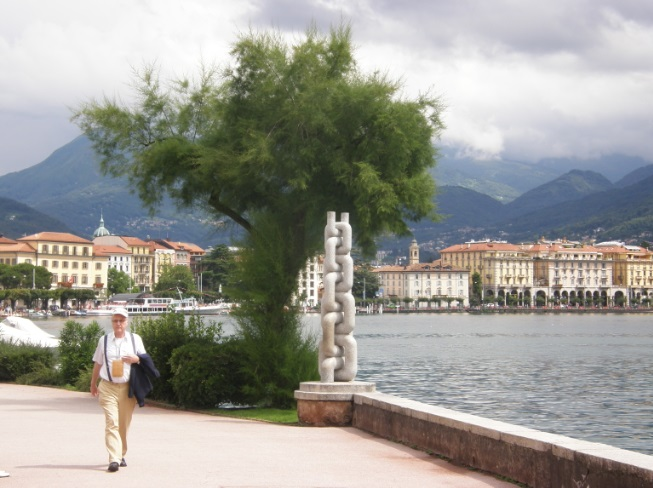
#> input picture 1_year/Linear_algebra/Лабораторные_работы(python)/3/ЛР-3/chain_small.jpg, 653 x 488 px, found by its file name
$ jupyter execute --allow-errors 'HSE lab (SVD).ipynb'   (shell and % lines are left out)
#> lines starting #> are read from the running program, lines starting #| are printed output that depends on the picture
# Лабораторная работа 3

## Сингулярное разложение и его приложения

Напомним, что сингулярным разложением (SVD, Singular value decomposition) матрицы $A$ размера $m\times n$ называется представление

$$A = U\Sigma V^T,$$

где $U$ --- ортогональная матрица размера $m\times m$, $V$ --- ортогональная матрица размера $n\times n$, $\Sigma = \mathrm{diag}(\sigma_1,\sigma_2,\sigma_3,\ldots)$ --- диагональная матрица размера $m\times n$, в которой $\sigma_1\geqslant\sigma_2\geqslant\ldots\geqslant0$.

На самом деле, требование, чтобы матрицы $U$ и $V$ были квадратными, избыточно. *Усечённым сингулярным разложением* мы будем называть разложение

$$A = U\Sigma V^T,$$

где $U$ --- ортогональная матрица размера $m\times k$, $V^T$ --- ортогональная матрица размера $k\times n$, $\Sigma$ --- диагональная матрица размера $k\times k$, причём $k = \min(m,n)$. Далее мы будем работать исключительно с усечённым разложением.

### Сжатие данных с помощью SVD = построение низкорангового приближения

Введём *норму Фробениуса* матрицы как

$$||A||_{frob} = \sqrt{\mathrm{tr}{A^TA}} = \sqrt{\sum\limits_{i,j}a^2_{i,j}}$$

Иными словами, это обычное евклидово расстояние на пространстве, которое получается, если все матрицы вытянуть в длинные векторы.

Зададимся вопросом: как найти матрицу $A_{r}$ ранга $r$, наименее отличающуюся от $A$ по норме Фробениуса (то есть для которой норма разности $||A - A_{r}||_{frob}$ минимальна). Оказывается, это можно сделать с помощью сингулярного разложения:

**Теорема.** Пусть $\Sigma_{r}$ - это матрица, полученная из $\Sigma$ заменой диагональных элементов $\sigma_{i}$ ($i > r$) нулями, тогда $A_{r} = U\Sigma_{r}V^T$.

Это можно переписать и в более экономичном виде. Если

$$A = \underbrace{
\begin{pmatrix}
u_{11} & \ldots & u_{1k}\\
\vdots & & \vdots\\
u_{m1} & \ldots & u_{mk}
\end{pmatrix}}_{=U}\cdot\underbrace{{
\begin{pmatrix}
\sigma_{1} & &\\
 & \sigma_{2} & \\
 & & \ddots
\end{pmatrix}}
}_{=\Sigma}\cdot \underbrace{
\begin{pmatrix}
v_{11} & \ldots & v_{n1}\\
\vdots & & \vdots\\
v_{1k} & \ldots & v_{nk}
\end{pmatrix}}_{=V^T}$$

то

$$A_{r} = \underbrace{
\begin{pmatrix}
u_{11} & \ldots & u_{1r}\\
\vdots & & \vdots\\
u_{m1} & \ldots & u_{mr}
\end{pmatrix}}_{=U_r}\cdot\underbrace{{
\begin{pmatrix}
\sigma_{1} & &\\
 & \ddots & \\
 & & \sigma_{r}
\end{pmatrix}}
}_{=\Sigma_r}\cdot \underbrace{
\begin{pmatrix}
v_{11} & \ldots & v_{n1}\\
\vdots & & \vdots\\
v_{1r} & \ldots & v_{nr}
\end{pmatrix}}_{=V^T_r}$$

При этом

$$||A - A_{r}||_{frob} = \sqrt{\sum\limits_{i\geqslant r+1} \sigma_{i}^2}$$

Если сингулярные значения матрицы падают достаточно быстро (а в реальных задачах часто бывает именно так), то норма разности будет малой при сравнительно небольшом значении $r$.

На хранение исходной матрицы нам требовалось $m\times n$ памяти. Теперь же, если мы будем хранить отдельно $U_r$, $V_r$ и диагональные элементы $\Sigma_r$, затраты памяти составят $mr + nr + r = r(m + n + 1)$.

**Разложение на компоненты ранга 1**

Обозначим через $u_1,\ldots, u_k$ столбцы матрицы $U$, а через $v_1, \ldots, v_k$ столбцы матрицы $V$. Тогда имеет место равенство

$$A = u_1\sigma_{1}v_1^T + u_2\sigma_{2}v_2^T + u_3\sigma_{3}v_3^T + \ldots$$

Матрицу $u_k\sigma_{k}v_k^T = \sigma_{k}u_kv_k^T$ мы будем называть $k$-й компонентой ранга 1 матрицы $A$. Отметим, что слагаемые в этой сумме ортогональны относительно скалярного произведения $(X, Y) = \mathrm{tr}(X^TY)$ (порождающего норму Фробениуса).

Как нетрудно заметить,

$$A_{r} = \sigma_{1}u_1v_1^T + \sigma_{2}u_2v_2^T + \ldots + \sigma_{r}u_rv_r^T$$

**Технические детали (SVD в Питоне)**

Есть несколько способов сделать в Питоне сингулярное разложение; мы пока предлагаем вам использовать

`import scipy.linalg.as sla`

`U, S, Vt = sla.svd(X, full_matrices=False)`

Обращаем ваше внимание на то, что `U, S, Vt` - это соответственно матрицы $U$, $\Sigma$ и $V^T$ (не забывайте про это $^T$). Параметр `full_matrices` отвечает за то, будет ли сингулярное разложение полным или усечённым.

### Задание 1. Сжатие данных с помощью SVD (2,5 балла)

Загрузите выложенную на странице курса фотографию.

[cell 1]
import numpy as np
from skimage.io import imread

img = imread(r'chain_small.JPG')
#> img is the input picture: shape (488, 653, 3); mean R, G, B 154.9, 154.4, 147.8
img = img.mean(axis=2) # это матрица из интенсивностей серого цвета; её уже можно подвергать SVD
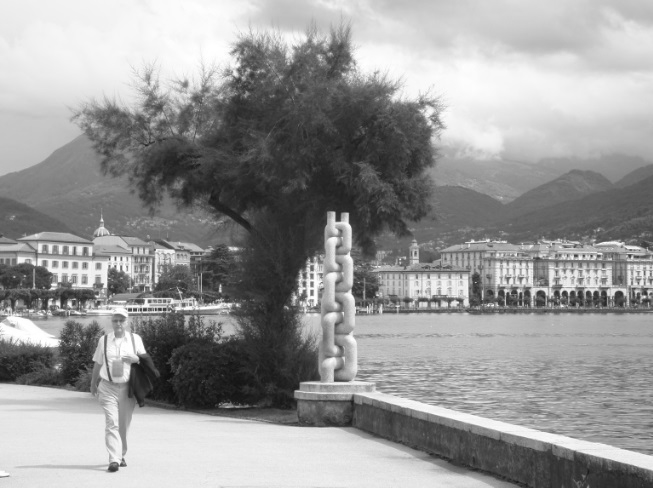
#> img: shape (488, 653) float64; min 15, max 255, mean 152.4

Нарисуйте картинку:

[cell 2]
import matplotlib.pyplot as plt

imgplot = plt.imshow(img, cmap='gray')

Постройте сингулярное разложение этой матрицы.

[cell 3]
from numpy.linalg import svd

U, S, VT = svd(img, full_matrices=False)
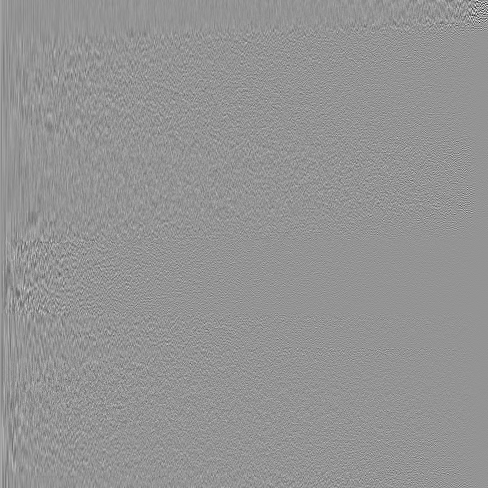
#> U: shape (488, 488) float64; min -0.58, max 0.419, mean 8.37e-05; drawn with min black and max white
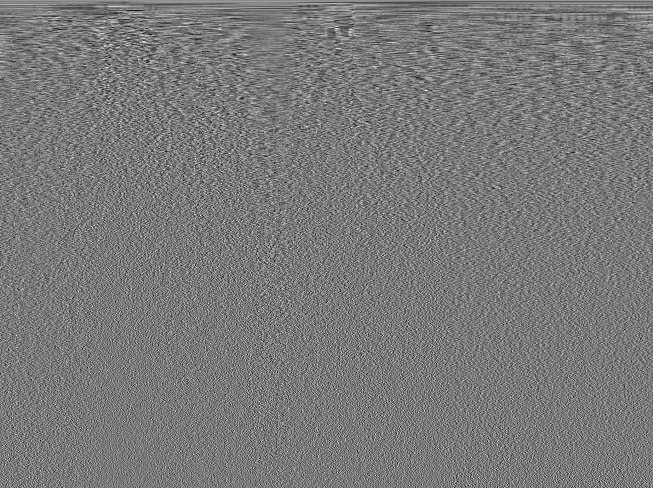
#> VT: shape (488, 653) float64; min -0.196, max 0.214, mean 8.81e-05; drawn with min black and max white
#> S = 488 values, max 89798.6 at index 0, min 2.82 at index 487, mean 568

Нарисуйте график диагональных элементов матрицы $\Sigma$:

#> (a cell that did not finish here is left out)

Кажется, что они убывают достаточно быстро и есть надежда, что первые несколько компонент дадут картинку, близкую к исходной.

Визуализуйте первую компоненту ранга 1. Ожидали ли вы увидеть именно это? Почему?

Визуализуйте суммы компонент ранга 1 с первой по двадцатую, с первой по пятидесятую, с двадцатой по сотую, с двадцатой по последнюю. Сделайте выводы.

**Важно:** пожалуйста, сделайте это с помощью только матричных операций, без циклов, функций `map` и `reduce`, а также специальных функций, находящих суммы компонент.

Как вам кажется, сколько первых главных компонент нужно взять для достаточно хорошего восстановления исходного изображения? Во сколько раз меньше памяти потребуется для их хранения?

### Задание 2. Геометрия SVD. Визуализация данных с помощью SVD (2,5 балла)

**Геометрический смысл SVD**

Допустим, что у нас есть выборка $x_1,\ldots,x_m\in\mathbb{R}^n$. Запишем её в матрицу объекты-признаки

$$X = \begin{pmatrix}
x_{11} & \ldots & x_{1n}\\
\vdots & & \vdots\\
x_{m1} & \ldots & x_{mn}
\end{pmatrix}$$

(строки - объекты, столбцы - признаки) и сделаем SVD-разложение: $X = U\Sigma V^T$. Его можно интерпретировать следующим образом:

$$X = U\Sigma\cdot V^T,$$

где $U\Sigma$ - это матрица объекты-признаки для тех же объектов, но в новых признаках, полученных из исходных с помощью линейного преобразования $V^T$ (напоминаем, что умножение на матрицу справа соответствует преобразованию столбцов). Попробуем понять, чем замечательны эти признаки.

Рассмотрим матрицу $X^TX = V\Sigma^2V^T$. Легко видеть, что это матрица Грама системы столбцов матрицы $X$; иными словами, в ней записаны скалярные произведения векторов различных признаков. Из лекций вы знаете, что $\sigma_1^2$, квадрат первого сингулярного числа, это наибольшее собственное значение матрицы $X^TX$, а $v_1$, первый столбец матрицы $V$, -- это соответствующий собственный вектор. Можно показать, что

$$\sigma_1 = \mathrm{max}_{w}\frac{|Xw|}{|w|} = \mathrm{max}_{|w| = 1}\left(|Xw|\right),$$

Попробуем осознать физический смысл этой штуки. Напомним, что строки матрицы $X$ -- это координаты объектов $x_1,\ldots,x_m$ в пространстве признаков. Произведение $Xw$ - это вектор из значений на тех же самых объектах некоторого нового признака, являющегося линейной комбинацией исходных с коэффициентами $w_1,\ldots,w_n$:

$$Xw = w_1\begin{pmatrix} x_{11}\\ \ldots \\ x_{m1}
\end{pmatrix} + w_2\begin{pmatrix} x_{12}\\ \ldots \\ x_{m2}
\end{pmatrix} + \ldots + w_n\begin{pmatrix} x_{1n}\\ \ldots \\ x_{mn}
\end{pmatrix}$$

Соответственно, $|Xw|^2$ - это квадрат длины вектора, составленного из значений нового признака.

Таким образом, первому сингулярному значению $\sigma_1$ отвечает такой признак, у которого сумма квадратов значений максимальна, то есть признак, принимающий, условно говоря, самые большие значения.

Резюмируя, мы можем сказать, что сингулярное разложение делает следующее:
- находит новый признак (новое направление) вдоль которого "дисперсия"$^1$ максимальна;
- в ортогональной ему плоскости находит признак, вдоль которого "дисперсия" максимальна;
- и так далее.

В задании 3.3 вы в этом убедитесь на конкретном примере.

---
$^1$ настоящая выборочная дисперсия с точностью до числового множителя была бы равна $|Xw - \overline{Xw}|^2$, где $\overline{Xw} = \frac1m\sum_{i=1}^m(Xw)_i$ - среднее значения признака.

**Визуализация данных с помощью SVD**

Выше мы обсудили, что первые из "новых признаков" - это признаки, значения которых, скажем так, наиболее разнообразны. Зачастую (хотя и не всегда) именно они несут в себе наиболее важные черты датасета. И если взять две-три первых, то датасет можно нарисовать и посмотреть на него -- и, возможно, обнаружить какую-то структуру.

**Задание 2.1.** С помощью функции `dsklearn.datasets.load_digits()` загрузите датасет рукописных цифр [MNIST](http://yann.lecun.com/exdb/mnist/). В нём есть несколько атрибутов; вам сейчас будут нужны `digits.data` (`np.array`, строки которого - это вытянутые в одну строку значения пикселей) и `digits.target` (в них записаны соответствующие цифры).

[cell 5]
from sklearn import datasets

digits = datasets.load_digits()

print(digits.target[0])

plt.imshow(digits.data[0].reshape((8,8)))
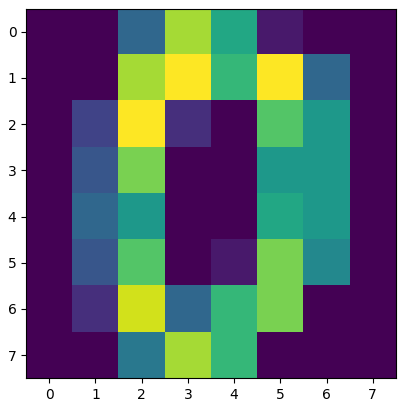
#> figure drawn by matplotlib, 1 panel

Примените к матрице `digits.data` сингулярное разложение.

Первые два столбца матрицы $U\Sigma$ - это проекция датасета на некоторую плоскость (объекты - это строки!). Нарисуйте на плоскости эти точки, покрасив различные цифры (0,1,2,...) в разные цвета (если вы любите красивые визуализации, разберитесь, как вместо точек рисовать маленькие цифры!). Получается ли какая-то структура?

Если вы всё сделали правильно, то никакой структуры не должно было получиться:)

А всё потому, что мы не сделали одной важной вещи (почему она важна - мы с вами увидим в конце третьего задания). Теперь вычтите из каждого признака (т.е. из каждого столбца) его среднее значение, снова сделайте SVD и нарисуйте разноцветные точки.

Теперь у вас должна была получиться красивая картинка!

**Задание 2.$\frac32^*$**. Сравните работу SVD с другим методом понижения размерности: [случайными гауссовскими проекциями](http://scikit-learn.org/stable/modules/generated/sklearn.random_projection.GaussianRandomProjection.html). Задание со звёздочкой и не про линейную алгебру, поэтому ничего не объясняем.

### Задание 3. Когда SVD не сработает (5 баллов)

**Disclaimer**

Цель этого задания - познакомить вас не только с геометрическим смыслом сингулярного разложения, но и перекинуть очередной мостик между линейной алгеброй и анализом данных. К сожалению, на том берегу вас встретят разные пока неизведанные понятия; мы постараемся по возможности дать какие-то определения, но, конечно, нет никакой возможности изложить на этих страницах полный курс теории вероятностей. Поэтому какие-то вещи останутся недосказанными или необоснованными; если вам будет интересно, не стесняйтесь читать соответствующую литературу или хотя бы Википедию, а если нет, то мы надеемся, что хотя бы наглядное представление у вас сформируется. В любом случае, нам хотелось бы, чтобы воспоминания об этом всколыхнулись в ваших головах, когда вы будете это всё изучать в курсе по теории вероятностей.

Но начнём мы с того, что обсудим ситуацию, в которой SVD работает лучше всего: а именно, со случая, когда данные распределены нормально.

**Что такое плотность вероятности**

В дальнейшем вам достаточно часто придётся сталкиваться со *случайными величинами*. Мы не будем сейчас пытаться строго определить, что это такое (для этого у вас будет целый курс по теории вероятностей), а остановимся только на одном его аспекте.

Если случайная величина $X$ принимает лишь конечное (или счётное) число значений $x_1,x_2,\ldots$, то чтобы задать её, достаточно описать, с какой вероятностью $X$ равна $x_i$:

$$p_i = P(X = x_i)$$

таким образом, чтобы $\sum_ip_i = 1$. Если же $X$ принимает значения на каком-либо отрезке или на всей числовой прямой, то так уже не получится: в этом случае вероятность того, что $X$ равна какому-то конкретному $x_0$, обычно равна нулю. Как правило, заменой вероятностей $p_i$ служит *функция плотности распределения* $p(x)$. Смысл её таков:

$$P(\alpha\leqslant X\leqslant\beta) = \int\limits_{\alpha}^{\beta}p(x)dx$$

(в левой части стоит вероятность того, что значение $X$ лежит на отрезке $[\alpha,\beta]$).

Таким образом, функция $p(x)$ действительно играет роль "плотности": вероятность попасть в отрезок одной и той же длины тем выше, чем больше значения $p(x)$ на нём.

**Нормальное распределение**

Одним из самых важных примеров непрерывных распределений является *нормальное распределение*. Его плотность имеет вид

$$p(x) = \frac1{\sqrt{2\pi\sigma^2}}e^{-\frac{(x - a)^2}{2\sigma^2}}$$

У него есть два параметра:

- $a$ - *математическое ожидание*, имеющее смысл среднего значения и для нормального распределения совпадающее с центром симметрии распределения;
- $\sigma^2$ - *дисперсия*: чем она меньше, тем в большей степени распределение сконцентрировано подле своего математического ожидания

Нормальное распределение с параметрами $a$ и $\sigma^2$ можно кратко обозначать $\mathcal{N}(a, \sigma^2)$.

Чтобы проиллюстрировать это, я сгененерирую много точек из распределений $\mathcal{N}(2, 0.25)$, $\mathcal{N}(0, 1)$ и $\mathcal{N}(0, 4)$ и по ним в каждом из этих случаев построю аппроксимацию функции плотности распределения. Обратите внимание, что параметр $a$ в `numpy` называется `loc`, $\sigma$ (без квадрата!) --- `scale`.

[cell 6]
import numpy as np
from scipy.interpolate import UnivariateSpline
from matplotlib import pyplot as plt
import seaborn as sns

[cell 7]
N = 10000
plt.xlim([-4,5])
s = np.random.normal(loc=2, scale=0.5, size=N)   # generate your data sample with N elements
sns.distplot(s, hist=False, kde=True,
             bins=50,
             kde_kws={'linewidth': 2}, label='N(2,0.25)')

s = np.random.normal(loc=0, scale=1, size=N)   # generate your data sample with N elements
sns.distplot(s, hist=False, kde=True,
             bins=50,
             kde_kws={'linewidth': 2}, label='N(0,1)')

s = np.random.normal(loc=0, scale=2, size=N)   # generate your data sample with N elements
sns.distplot(s, hist=False, kde=True,
             bins=50,# color = 'darkblue',
             kde_kws={'linewidth': 2}, label='N(0,4)')

plt.legend()
plt.show()
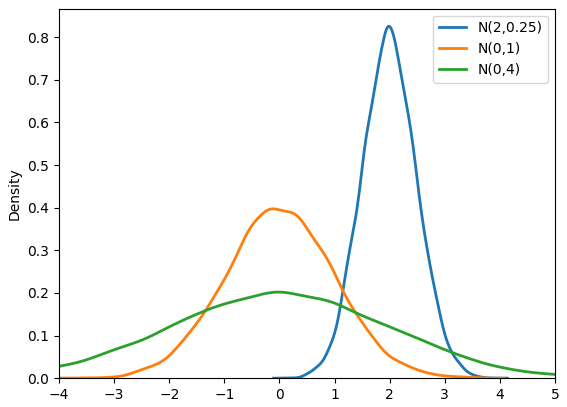
#> figure drawn by matplotlib, 1 panel; curve peaks at x = 1.98, y = 0.826; curve peaks at x = -0.131, y = 0.397; curve peaks at x = -0.0217, y = 0.202

**Функция плотности распределения в многомерном случае**

Если значения случайной величины $X$ --- это многомерные векторы, функция плотности сохраняет примерно тот же смысл: если $\Omega\subseteq\mathbb{R}^n$, то

$$P(X\in\Omega) = \int\limits_{\Omega}p(x)dx$$

**Многомерное нормальное распределение**

Многомерное нормальное распределение определяется также двумя параметрами: *вектором средних* $a$ и положительно определённой *ковариационной матрицей* $\Sigma$; оно имеет плотность

$$p(x) = \frac1{(2\pi)^{n/2}|\Sigma|^{1/2}}e^{-\frac12(x - a)^T\Sigma^{-1}(x - a)}$$

где, напомним, $x$ --- вектор из $\mathbb{R}^n$. Компоненты вектора $a$ --- это математические ожидания отдельных координат $X$, а на диагонали матрицы $\Sigma$ стоят их *дисперсии* (настоящие, без кавычек). Вне диагонали стоят *ковариации* компонент $X$ (пока вам достаточно понимать, что если они равны нулю, то эти компоненты независимы$^1$).

---
$^1$ Точнее сказать, некоррелированы, однако для компонент многомерного нормального распределения независимость и некоррелированность равносильны (на самом деле редкое и удачное свойство!).

**Задание 3.1.** Докажите, что поверхности уровня $p(x) = c$ --- это эллипсоиды.

---

*Ваше доказательство*

**Задание 3.2.** Пользуясь теоремой о приведении квадратичной формы к главным осям, докажите, что функцию плотности многомерного нормального распределения можно представить в виде произведения одномерных нормальных плотностей. В частности, это означает, что с помощью замены координат можно добиться того, чтобы отдельные компоненты были независимы.

---

*Ваше доказательство*

А мы тем временем продемонстрируем это на конкретном примере, сгенерировав много точек из двумерного нормального распределения с вектором средних $(-1,3)$ и ковариационной матрицей

$$\begin{pmatrix}
1 & \frac32\\
\frac32 & 5
\end{pmatrix}$$

и нарисовав приближённо линии уровня функции плотности.

[cell 8]
import seaborn as sns
import numpy as np

N = 2000
s = np.random.multivariate_normal(mean=np.array([-1,3]), cov=np.array([[1,1.5],[1.5,5]]), size=N)
plt.scatter(s[:,0], s[:,1], color='red')
sns.kdeplot(s, shade=False, color='g')
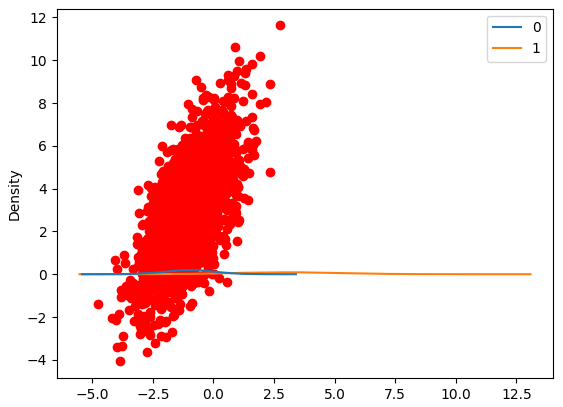
#> figure drawn by matplotlib, 1 panel; curve peaks at x = 3.17, y = 0.0893; curve peaks at x = -0.857, y = 0.193
